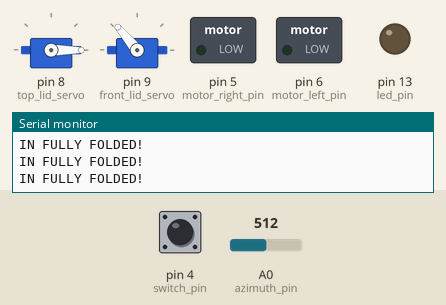
Bench run of a sketch on a simulated Arduino Uno, built with avr-gcc and run on an emulated ATmega328P. Parts: 2 × servo, switched loads named in the sketch (green lamp = pin HIGH), output pins drawn as LEDs (lit = HIGH), the last lines printed to the serial monitor. The inputs (shaded band) are chosen by the test bench; at power-on: pin 4 (switch_pin) HIGH, A0 (azimuth_pin) = 512.

Above: at 1.2 s.
1.3 s: pin 4 (switch_pin) pulled LOW for 0.15 s
At 4.1 s:
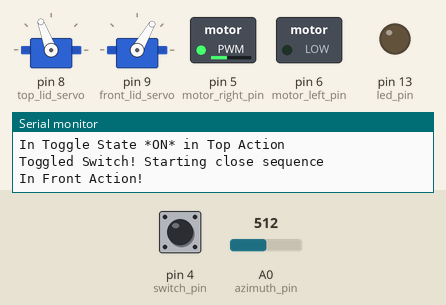
4.3 s: A0 (azimuth_pin) set to 643
5.8 s: A0 (azimuth_pin) set to 662
At 5.95 s:
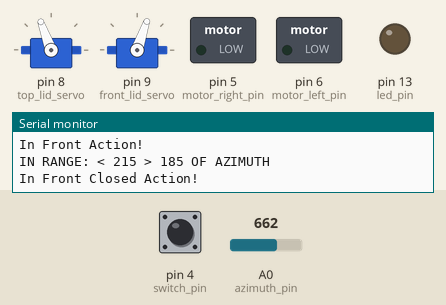
8.8 s: pin 4 (switch_pin) pulled LOW for 3.2 s
At 11.8 s:
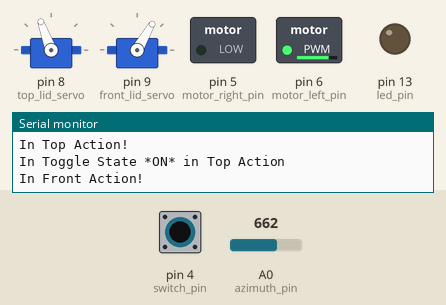
14.1 s: pin 4 (switch_pin) pulled LOW for 1 s
Timing chart, 0 to 19.1 s (numbered marks = the images above; inputs shaded):
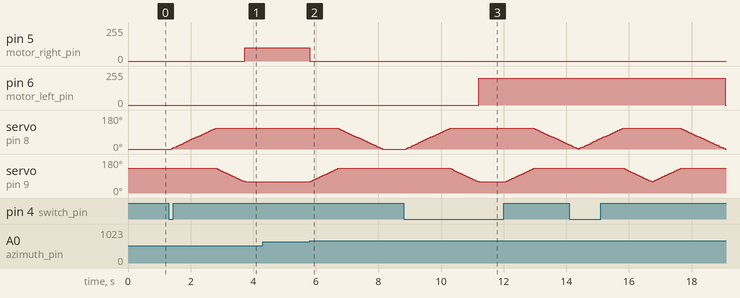

The sketch:

blingotron.ino
```cpp
// (licence header left out)
#include <Wire.h>
#include <VarSpeedServo.h>
#include <Arduino.h>


//ENUM
typedef enum {FULLY_FOLDED, TOP_OPEN, FRONT_OPEN, SCREEN_OPEN, SCREEN_CLOSED, FRONT_CLOSED, TOP_CLOSED, FULLY_DEPLOYED, FINISHED} displayState;
typedef enum {TOGGLE_ON, TOGGLE_OFF} toggleSwitchState;
// CONSTANTS AND PINS
const int top_lid_open      = 110;
const int top_lid_closed    = 0;
const int front_lid_open    = 60;
const int front_lid_closed  = 130;
const int servo_speed       = 50;
const int azimuth_pin       = A0;
const int led_pin           = 13;      // the number of the LED pin
const int switch_pin        = 4;
const int motor_right_pin   = 5;
const int motor_left_pin    = 6;
// PLEASE REMOVE THIS LINE BELOW!
const long blink_interval   = 5000;           // interval at which to blink (milliseconds)

// Define the number of samples to keep track of.  The higher the number,
// the more the readings will be smoothed, but the slower the output will
// respond to the input.  Using a constant rather than a normal variable lets
// use this value to determine the size of the readings array.
const int numReadings = 5;

// GLOBAL VARIABLES
boolean didToggleSwitch = false;
int azimuth = 0;                // the azimuth
boolean is_monitor_open;
VarSpeedServo top_lid_servo;
VarSpeedServo front_lid_servo;
displayState state = FULLY_FOLDED;
toggleSwitchState toggle_state = TOGGLE_OFF;

int readings[numReadings];      // the readings from the analog input
int readIndex = 0;              // the index of the current reading
int total = 0;                  // the running total

// Variables will change :
int led_state = LOW;             // ledState used to set the LED

// Generally, you should use "unsigned long" for variables that hold time
// The value will quickly become too large for an int to store
unsigned long previous_millis = 0;        // will store last time LED was updated

// constants won't change :

void setup() {
  // set the digital pin as output:
  pinMode(led_pin, OUTPUT);
  pinMode(switch_pin, INPUT_PULLUP);
  // initialize serial communication with computer:
  Serial.begin(9600);
  // initialize all the readings to 0:
  top_lid_servo.attach(8);  // attaches teh front servo at pin 8
  front_lid_servo.attach(9);
  analogWrite(motor_left_pin, 0);
  analogWrite(motor_right_pin, 0);
//  println("Finished setup");
}

void loop() {

  DirectionFinder();

  switch(state) {

    case FULLY_FOLDED: {
      FullyFoldedAction();
    }
    break;

    case TOP_OPEN: {
      TopOpenAction();
    }
    break;

    case FRONT_OPEN: {
      FrontOpenAction();
    }
    break;

    case SCREEN_OPEN: {
      ScreenOpenAction();
    }
    break;

    case SCREEN_CLOSED: {
      ScreenClosedAction();
    }
    break;

    case FRONT_CLOSED: {
      FrontClosedAction();
    }
    break;

    case FULLY_DEPLOYED: {
      FullyDeployedAction();
    }
    break;

    case TOP_CLOSED: {
      TopClosedAction();
    }
    break;

    case FINISHED: {
      FinishedAction();
    }
    break;
  }

  if (digitalRead(switch_pin) == 0 && toggle_state == TOGGLE_OFF)
  {
    Serial.println("Toggled Switch! Starting Open Sequence");
    state = TOP_OPEN;
    toggle_state = TOGGLE_ON;
  }
  if (digitalRead(switch_pin) == 1 && toggle_state == TOGGLE_ON) {
    Serial.println("Toggled Switch! Starting close sequence");
    state = FRONT_OPEN;
    toggle_state = TOGGLE_OFF;
  }
}

/* ****
* FullyFoldedAction()
* Default State when program begins.
*
*
*
*
*
* ****/
void FullyFoldedAction() {

  Serial.println("IN FULLY FOLDED!");
  front_lid_servo.write(front_lid_closed);
  top_lid_servo.write(top_lid_closed);
  analogWrite(motor_left_pin, 0);
  analogWrite(motor_right_pin, 0);
}

/* ****
* 1. TopOpenAction()
* When user engages the toggle switch ON, this state begins the open sequence, and opens the top lid.
* Is not used in closing sequence.
*
*
*
*
* ****/

void TopOpenAction() {
  Serial.println("In Top Action!");
  top_lid_servo.write(top_lid_open, servo_speed, true);
  // delay(2000);
  // front_lid_servo.write(front_lid_open, servo_speed);

  if (toggle_state == TOGGLE_ON) {
    Serial.println("In Toggle State *ON* in Top Action");
    state = FRONT_OPEN;
  }
  else {
      Serial.println("In Toggle State *OFF* in Top Action");

    // state = SCREEN_CLOSED;
  }

}


/* ****
* 2. FrontOpenAction()
* After Top lid opens, this state opens the front lid.
* This function is used in both open and closing sequences.
*
*
*
*
* ****/

void FrontOpenAction() {

  Serial.println("In Front Action!");
  front_lid_servo.write(front_lid_open, servo_speed, true);
  // delay(2000);
  if (toggle_state == TOGGLE_ON) {
    state = SCREEN_OPEN;
  }
  else {
    state = SCREEN_CLOSED;
  }
}

/* ****
* 3. ScreenOpenAction()
* After the front lid opens, this state opens the screen.
* This function is not used in the closing sequence.
*
*
*
*
* ****/
void ScreenOpenAction() {

  if ((azimuth < 1000) && (azimuth > 980)) {
    Serial.println("IN RANGE: < 585 > 615 OF AZIMUTH");
    analogWrite(motor_left_pin, 0);
    // delay(2000);
    state = FRONT_CLOSED;
  }
  else {
    analogWrite(motor_left_pin, 200);
  }
}

/* ****
* 6. ScreenClosesAction()
* After the front lid opens, this function closes the Screen.
* This function is not used in the opening sequence.
*
*
*
*
* ****/
void ScreenClosedAction(){

  if ((azimuth < 680) && (azimuth > 650)) {
    Serial.println("IN RANGE: < 215 > 185 OF AZIMUTH");
    analogWrite(motor_right_pin, 0);
    state = FRONT_CLOSED;

  }
  else {
    analogWrite(motor_right_pin, 100);
  }
}

/* ****
* 4./7. FrontClosesAction()
* After the screen opens, this function closes the front.
* This function is used in both open and closing sequences.
*
*
*
*
* ****/
void FrontClosedAction() {
  Serial.println("In Front Closed Action!");
  front_lid_servo.write(front_lid_closed, servo_speed, true);
  if (toggle_state == TOGGLE_ON) {
    state = FULLY_DEPLOYED;
  }
  else {
    state = TOP_CLOSED;
  }
}

/* ****
* 8. TopOpenAction()
* When user engages the toggle switch OFF, this state begins the open sequence, and closes the top lid.
* Is not used in closing sequence.
*
*
*
*
* ****/

void TopClosedAction() {
  Serial.println("In Top Close!");
  top_lid_servo.write(top_lid_closed, servo_speed, true);
  state = FULLY_FOLDED;
}

void FullyDeployedAction() {
  analogWrite(motor_left_pin, 0);
  analogWrite(motor_right_pin, 0);
}

void FinishedAction() {
  Serial.println("FINISHED");
  top_lid_servo.write(top_lid_closed, servo_speed, true);
  front_lid_servo.write(front_lid_closed, servo_speed, true);
  analogWrite(motor_left_pin, 0);
  analogWrite(motor_right_pin, 0);
}

void DirectionFinder() {
  total = total - readings[readIndex];
  // read from the sensor:
  readings[readIndex] = analogRead(azimuth_pin);
  // add the reading to the total:
  total = total + readings[readIndex];
  // advance to the next position in the array:
  readIndex = readIndex + 1;

  // if we're at the end of the array...
  if (readIndex >= numReadings) {
    // ...wrap around to the beginning:
    readIndex = 0;
  }
  // calculate the azimuth:
  azimuth = total / numReadings;
  // send it to the computer as ASCII digits
  // Serial.print("A: ");

  // Serial.println(azimuth);
}
```

Measured:
- the behaviour switches between 650 and 651 on A0 (azimuth_pin) (found by bisection; images 1 and 2)
- after the input at 1.3 s, pin 5 (motor_right_pin): 0/255 → 100/255 after 2.4 s; servo on pin 8 (top_lid_servo): moves from 0° to 110° over 1.4 s, starting after 0.10 s; servo on pin 9 (front_lid_servo): moves from 130° to 60° over 0.89 s, starting after 1.6 s
- after the input at 4.3 s, every drawn part: stays the same
- after the input at 5.8 s, pin 5 (motor_right_pin): 100/255 → 0/255 at once; servo on pin 8 (top_lid_servo): moves from 110° to 0° over 1.4 s, starting after 0.93 s; servo on pin 9 (front_lid_servo): moves from 60° to 130° over 0.88 s, starting at once
- after the input at 8.8 s, pin 6 (motor_left_pin): 0/255 → 200/255 after 2.4 s; servo on pin 8 (top_lid_servo): rises from 0° to 110° in 1.4 s, then falls to 23° in 3.8 s
- after the input at 14.1 s, pin 6 (motor_left_pin): 200/255 → 0/255 after 5.0 s instead of 0.28 s
